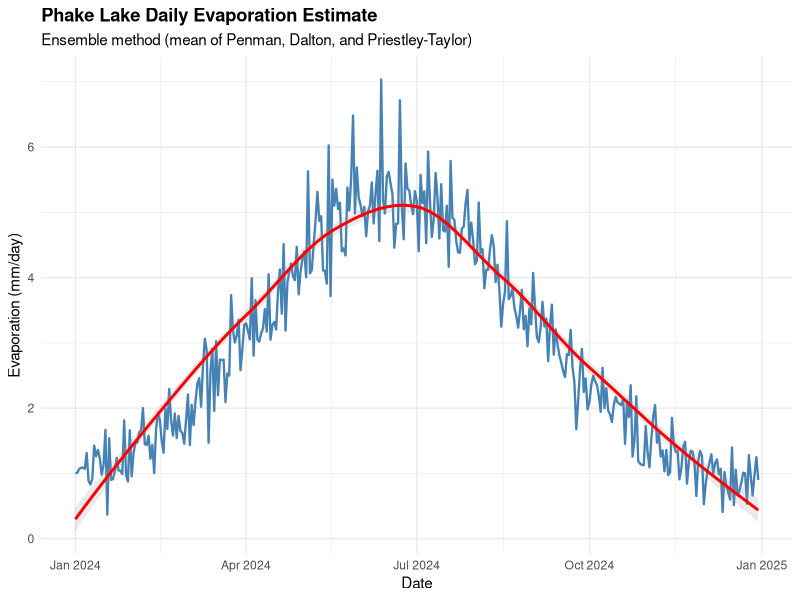
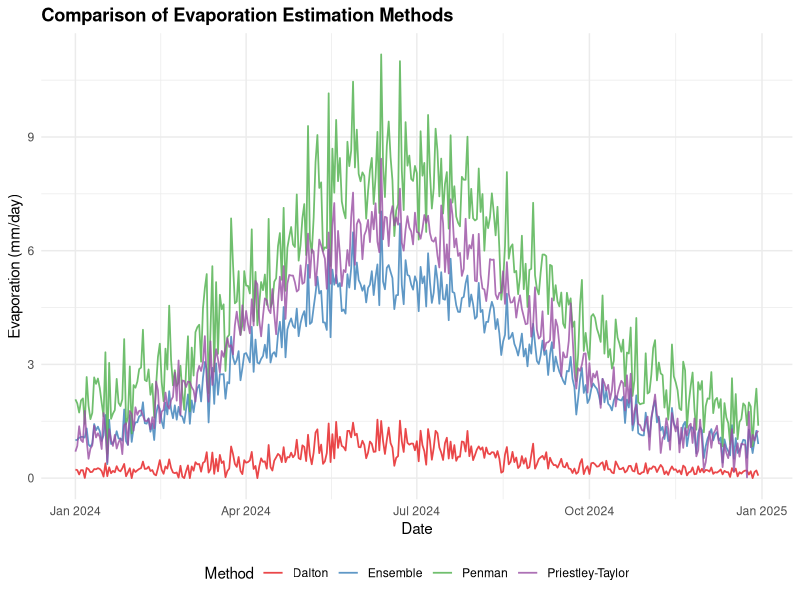
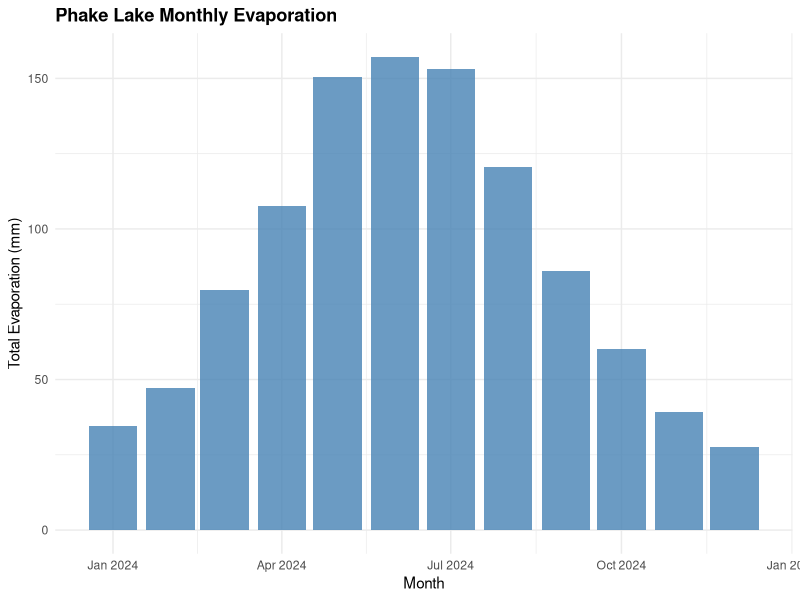

The R script that drew these images, in order:
# Phake Lake Evaporation Estimation Model
# This model estimates lake evaporation using multiple methods

# Required libraries
library(ggplot2)
library(dplyr)

# ============================================================================
# EVAPORATION ESTIMATION FUNCTIONS
# ============================================================================

#' Penman Method for Lake Evaporation
#' @param Rs Solar radiation (MJ/m²/day)
#' @param Ta Air temperature (°C)
#' @param Tw Water temperature (°C)
#' @param RH Relative humidity (%)
#' @param u Wind speed at 2m height (m/s)
#' @return Evaporation rate (mm/day)
penman_evaporation <- function(Rs, Ta, Tw, RH, u) {
  # Constants
  lambda <- 2.45  # Latent heat of vaporization (MJ/kg)
  gamma <- 0.067  # Psychrometric constant (kPa/°C)
  
  # Saturation vapor pressure (kPa) - Tetens equation
  es_air <- 0.6108 * exp((17.27 * Ta) / (Ta + 237.3))
  es_water <- 0.6108 * exp((17.27 * Tw) / (Tw + 237.3))
  
  # Actual vapor pressure (kPa)
  ea <- es_air * (RH / 100)
  
  # Slope of saturation vapor pressure curve (kPa/°C)
  delta <- 4098 * es_air / (Ta + 237.3)^2
  
  # Aerodynamic term
  f_u <- 2.6 * (1 + 0.54 * u)  # Wind function
  E_aero <- f_u * (es_water - ea)
  
  # Radiation term (simplified, assuming net radiation ≈ 0.7 * Rs)
  Rn <- 0.7 * Rs  # Net radiation approximation
  E_rad <- delta * Rn / lambda
  
  # Combined Penman equation
  E <- (E_rad + gamma * E_aero) / (delta + gamma)
  
  return(pmax(E, 0))  # Ensure non-negative
}

#' Dalton-type Mass Transfer Method
#' @param Ta Air temperature (°C)
#' @param Tw Water temperature (°C)
#' @param RH Relative humidity (%)
#' @param u Wind speed (m/s)
#' @return Evaporation rate (mm/day)
dalton_evaporation <- function(Ta, Tw, RH, u) {
  # Saturation vapor pressure (kPa)
  es_water <- 0.6108 * exp((17.27 * Tw) / (Tw + 237.3))
  es_air <- 0.6108 * exp((17.27 * Ta) / (Ta + 237.3))
  
  # Actual vapor pressure
  ea <- es_air * (RH / 100)
  
  # Mass transfer coefficient
  k <- 0.13 + 0.14 * u  # Empirical coefficient
  
  # Evaporation (mm/day)
  E <- k * (es_water - ea)
  
  return(pmax(E, 0))
}

#' Priestley-Taylor Method (simplified)
#' @param Rs Solar radiation (MJ/m²/day)
#' @param Ta Air temperature (°C)
#' @return Evaporation rate (mm/day)
priestley_taylor <- function(Rs, Ta) {
  lambda <- 2.45
  gamma <- 0.067
  alpha <- 1.26  # Priestley-Taylor coefficient for water bodies
  
  # Saturation vapor pressure slope
  es <- 0.6108 * exp((17.27 * Ta) / (Ta + 237.3))
  delta <- 4098 * es / (Ta + 237.3)^2
  
  # Net radiation (approximation)
  Rn <- 0.7 * Rs
  
  # Evaporation
  E <- alpha * (delta / (delta + gamma)) * (Rn / lambda)
  
  return(pmax(E, 0))
}

# ============================================================================
# MODEL APPLICATION
# ============================================================================

#' Estimate Lake Evaporation
#' @param data Data frame with columns: Rs, Ta, Tw, RH, u
#' @param method Method to use: "penman", "dalton", "priestley_taylor", or "ensemble"
#' @return Data frame with evaporation estimates
estimate_evaporation <- function(data, method = "ensemble") {
  results <- data %>%
    mutate(
      E_penman = penman_evaporation(Rs, Ta, Tw, RH, u),
      E_dalton = dalton_evaporation(Ta, Tw, RH, u),
      E_priestley = priestley_taylor(Rs, Ta)
    )
  
  # Calculate ensemble mean
  results$E_ensemble <- rowMeans(results[, c("E_penman", "E_dalton", "E_priestley")])
  
  # Select primary estimate based on method
  results$E_estimate <- switch(method,
                               "penman" = results$E_penman,
                               "dalton" = results$E_dalton,
                               "priestley_taylor" = results$E_priestley,
                               "ensemble" = results$E_ensemble
  )
  
  return(results)
}

# ============================================================================
# EXAMPLE DATA AND APPLICATION
# ============================================================================

# Create example dataset for Phake Lake
set.seed(123)
n_days <- 365

phake_lake_data <- data.frame(
  date = seq.Date(as.Date("2024-01-01"), by = "day", length.out = n_days),
  doy = 1:n_days
) %>%
  mutate(
    # Solar radiation (MJ/m²/day) - seasonal variation
    Rs = 15 + 10 * sin(2 * pi * (doy - 80) / 365) + rnorm(n_days, 0, 2),
    # Air temperature (°C) - seasonal variation
    Ta = 15 + 10 * sin(2 * pi * (doy - 80) / 365) + rnorm(n_days, 0, 2),
    # Water temperature (°C) - lags air temperature slightly
    Tw = 16 + 9 * sin(2 * pi * (doy - 95) / 365) + rnorm(n_days, 0, 1.5),
    # Relative humidity (%) - inverse seasonal pattern
    RH = 65 - 15 * sin(2 * pi * (doy - 80) / 365) + rnorm(n_days, 0, 5),
    # Wind speed (m/s)
    u = abs(3 + 1.5 * sin(2 * pi * doy / 365) + rnorm(n_days, 0, 0.8))
  ) %>%
  mutate(
    Rs = pmax(Rs, 0),
    RH = pmax(pmin(RH, 100), 0)
  )

# Estimate evaporation using all methods
results <- estimate_evaporation(phake_lake_data, method = "ensemble")

# Print summary statistics
cat("=== Phake Lake Evaporation Model Results ===\n\n")
cat("Annual Evaporation Estimates (mm):\n")
cat(sprintf("  Penman Method:         %.1f mm\n", sum(results$E_penman)))
cat(sprintf("  Dalton Method:         %.1f mm\n", sum(results$E_dalton)))
cat(sprintf("  Priestley-Taylor:      %.1f mm\n", sum(results$E_priestley)))
cat(sprintf("  Ensemble Mean:         %.1f mm\n", sum(results$E_ensemble)))

cat("\nDaily Statistics (mm/day):\n")
cat(sprintf("  Mean:   %.2f\n", mean(results$E_ensemble)))
cat(sprintf("  Median: %.2f\n", median(results$E_ensemble)))
cat(sprintf("  Min:    %.2f\n", min(results$E_ensemble)))
cat(sprintf("  Max:    %.2f\n", max(results$E_ensemble)))

# ============================================================================
# VISUALIZATION
# ============================================================================

# Plot 1: Daily evaporation time series
p1 <- ggplot(results, aes(x = date, y = E_ensemble)) +
  geom_line(color = "steelblue", linewidth = 0.8) +
  geom_smooth(method = "loess", color = "red", se = TRUE, alpha = 0.2) +
  labs(title = "Phake Lake Daily Evaporation Estimate",
       subtitle = "Ensemble method (mean of Penman, Dalton, and Priestley-Taylor)",
       x = "Date",
       y = "Evaporation (mm/day)") +
  theme_minimal() +
  theme(plot.title = element_text(face = "bold"))

print(p1)

# Plot 2: Comparison of methods
p2 <- results %>%
  select(date, E_penman, E_dalton, E_priestley, E_ensemble) %>%
  tidyr::pivot_longer(cols = -date, names_to = "Method", values_to = "Evaporation") %>%
  mutate(Method = recode(Method,
                         "E_penman" = "Penman",
                         "E_dalton" = "Dalton",
                         "E_priestley" = "Priestley-Taylor",
                         "E_ensemble" = "Ensemble"
  )) %>%
  ggplot(aes(x = date, y = Evaporation, color = Method)) +
  geom_line(linewidth = 0.6, alpha = 0.8) +
  labs(title = "Comparison of Evaporation Estimation Methods",
       x = "Date",
       y = "Evaporation (mm/day)") +
  scale_color_brewer(palette = "Set1") +
  theme_minimal() +
  theme(plot.title = element_text(face = "bold"),
        legend.position = "bottom")

print(p2)

# Plot 3: Monthly aggregation
monthly_results <- results %>%
  mutate(month = format(date, "%Y-%m")) %>%
  group_by(month) %>%
  summarise(
    monthly_evap = sum(E_ensemble),
    avg_Rs = mean(Rs),
    avg_Ta = mean(Ta),
    avg_RH = mean(RH),
    .groups = "drop"
  )

p3 <- ggplot(monthly_results, aes(x = as.Date(paste0(month, "-01")), y = monthly_evap)) +
  geom_col(fill = "steelblue", alpha = 0.8) +
  labs(title = "Phake Lake Monthly Evaporation",
       x = "Month",
       y = "Total Evaporation (mm)") +
  theme_minimal() +
  theme(plot.title = element_text(face = "bold"))

print(p3)

# Return results for further analysis
results
